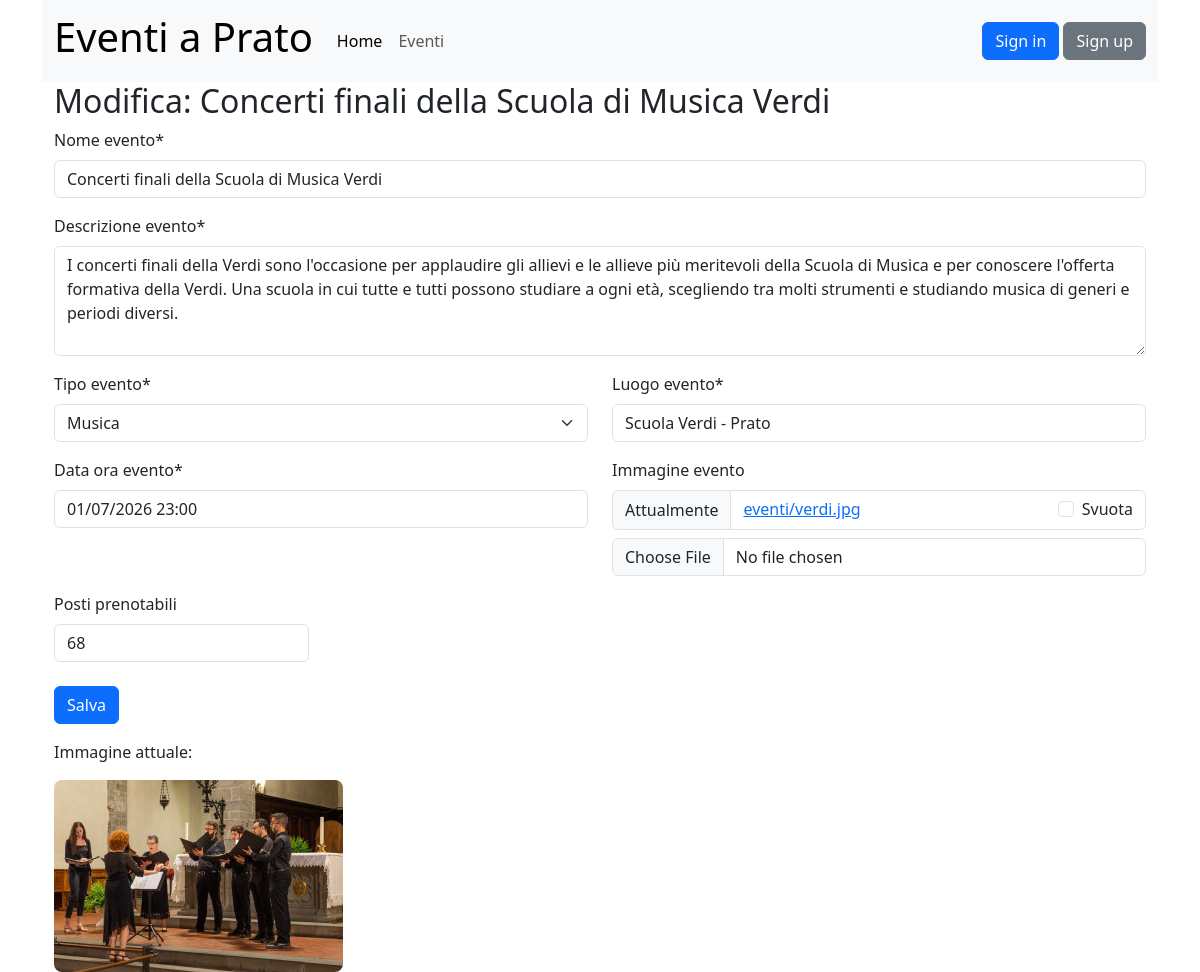
The page /gestione_eventi/2/ on the database as committed earlier.
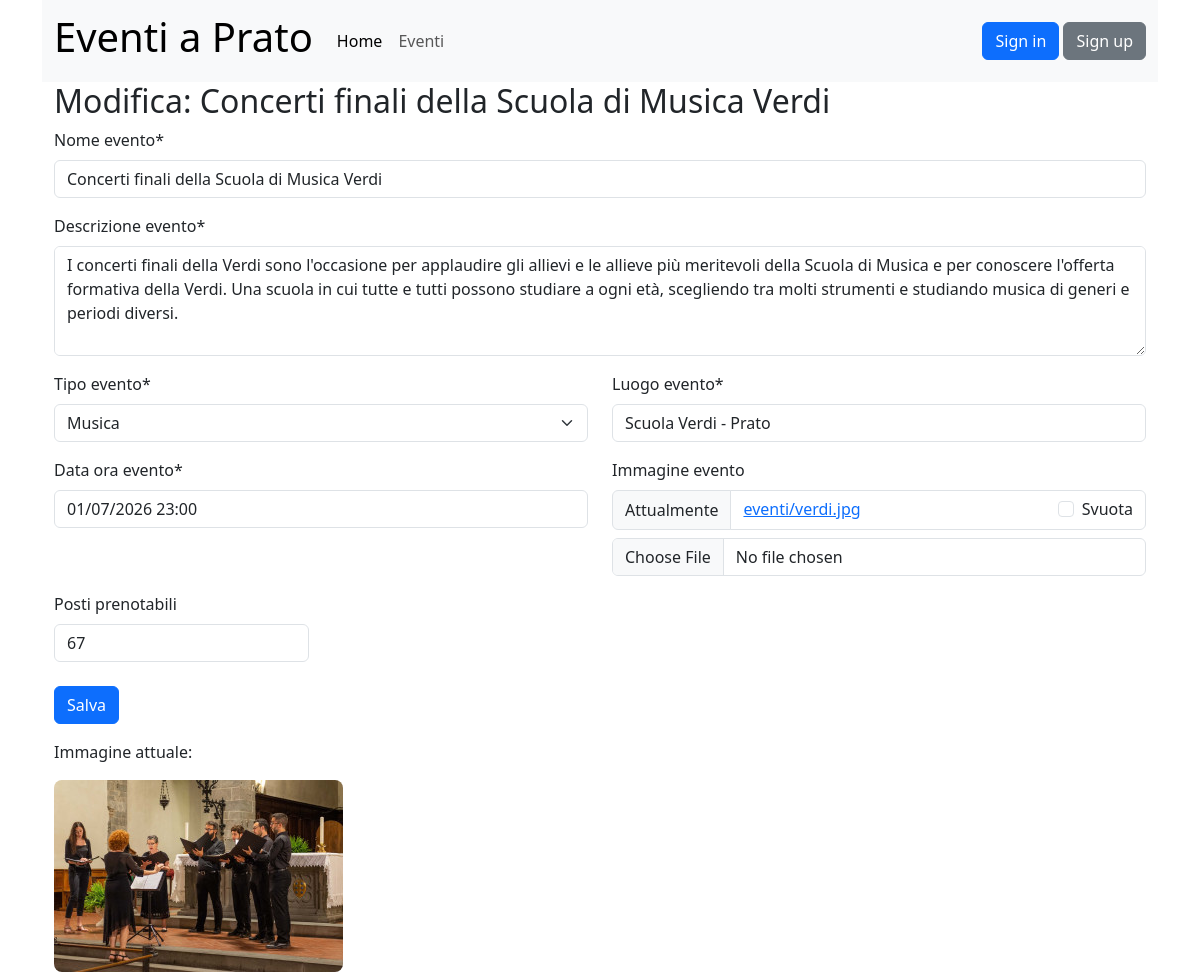
The same page on the database as committed later.
### eventi_gestione/models.py (models this page shows, shortened)
class Eventi(models.Model):
    nome_evento = models.CharField(max_length=100)
    descrizione_evento = models.TextField()
    tipo_evento = models.ForeignKey(Tipologia,on_delete=models.CASCADE)
    luogo_evento = models.CharField(max_length=100)
    data_ora_evento = models.DateTimeField()
    immagine_evento = models.ImageField(upload_to='eventi/', blank=True, null=True)
    posti_prenotabili = models.PositiveIntegerField(null=True, blank=True)

### eventi_gestione/views.py (the view, shortened to what this page needs)
# urls.py: path("gestione_eventi/<int:pk>/", EventiUpdateView.as_view(), name="gestione_eventi_modifica"),
class EventiUpdateView(UpdateView):
    model = Eventi
    form_class = GestioneEventiForm
    template_name = 'gestione_eventi.html'
    success_url = reverse_lazy('eventi')
    def get_context_data(self, **kwargs):
        context = super().get_context_data(**kwargs)
        context['titolo_pagina'] = f'Modifica: {self.object.nome_evento}'
        return context

### eventi_gestione/models.py (called while the page is built)
    def __str__(self):
        return self.nome_tipo

### templates/gestione_eventi.html
{% extends "base.html" %}
{% load crispy_forms_tags %}
{% block content %}
    <h2>{{ titolo_pagina }}</h2>
    {% crispy form %}
    {% if form.instance.immagine_evento %}
    <div class="mt-3">
        <p>Immagine attuale:</p>
        <img src="{{ form.instance.immagine_evento.url }}"
             alt="Immagine evento"
             style="max-width: 300px; border-radius: 8px;">
    </div>
{% endif %}
{% endblock content %}

Rows that differ between the two databases and show on the page:
changed Eventi "Concerti finali della Scuola di Musica Verdi": posti_prenotabili "68" → "67"
